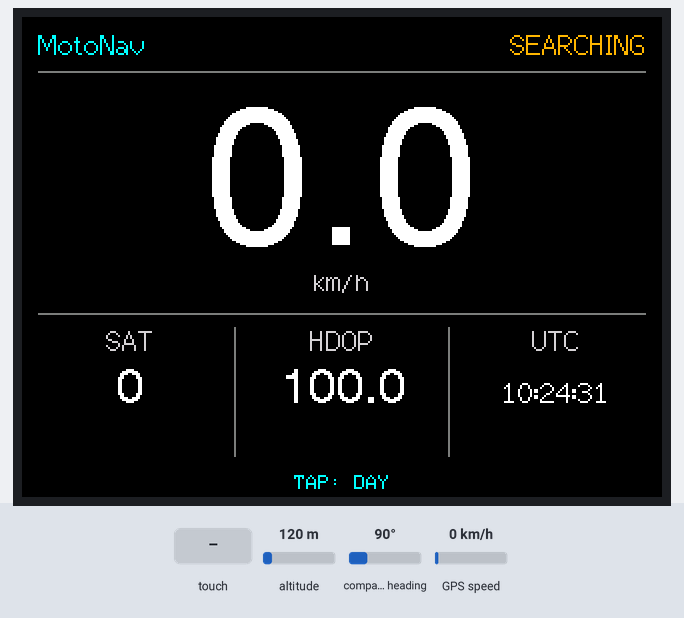
Simulated run of this sketch. Board: ESP32. Shown: 320×240 colour display. The inputs (shaded band) are chosen by the test bench; at power-on: GPS speed 0 km/h, altitude 120 m, compass heading 90°. The GPS gets a fix after 3 s at 37.7749, -122.4194 with 8 satellites; what the sketch prints to the serial monitor is not drawn.

Above: at 1.7 s.
1.8 s: GPS speed set to 2 km/h
At 5.3 s:
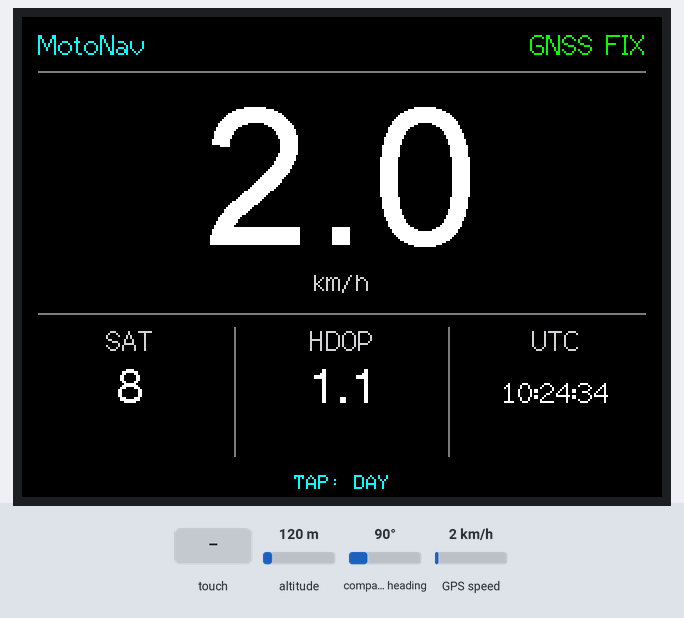
5.9 s: touch panel pressed at 13 % / 10 % of its raw x / y range
At 7.2 s:
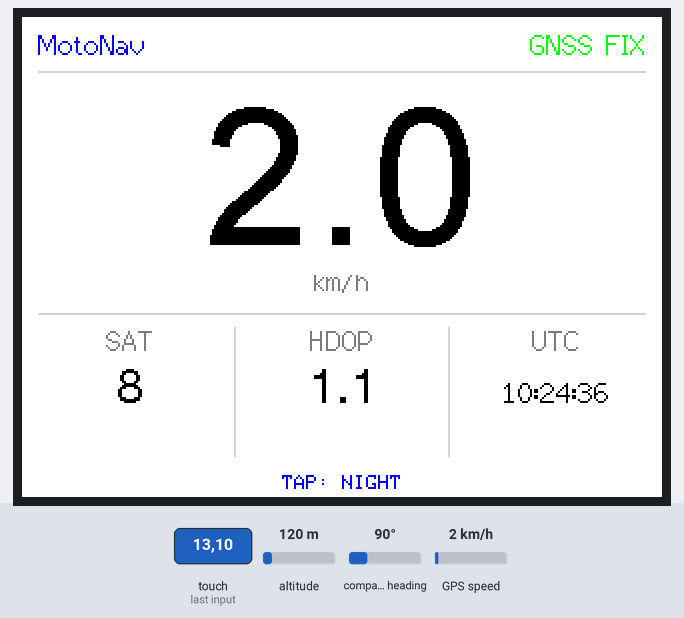
10.0 s: touch panel pressed at 38 % / 10 % of its raw x / y range
At 11.4 s:
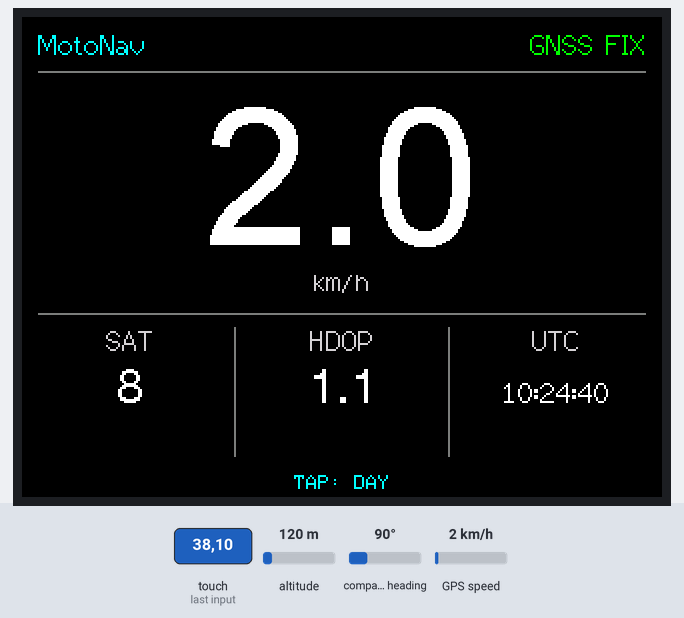
11.6 s: GPS speed set to 30 km/h
At 14.2 s:
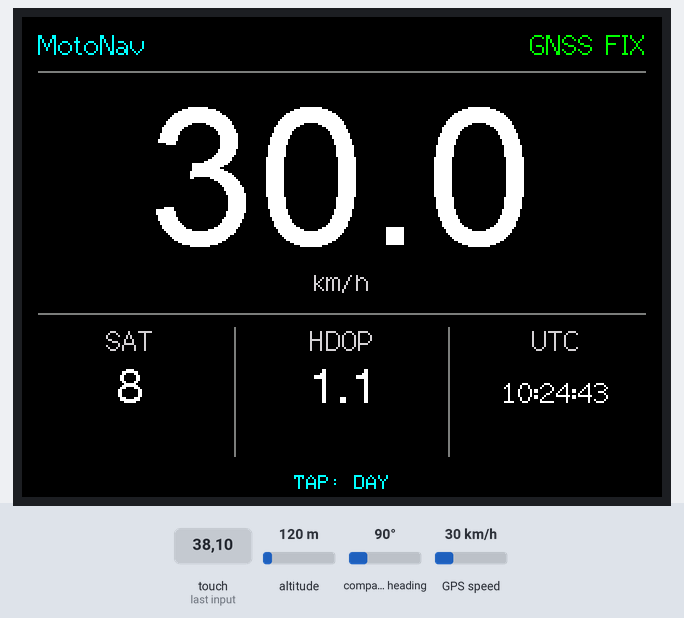
14.3 s: GPS speed set to 60 km/h
At 16.6 s:
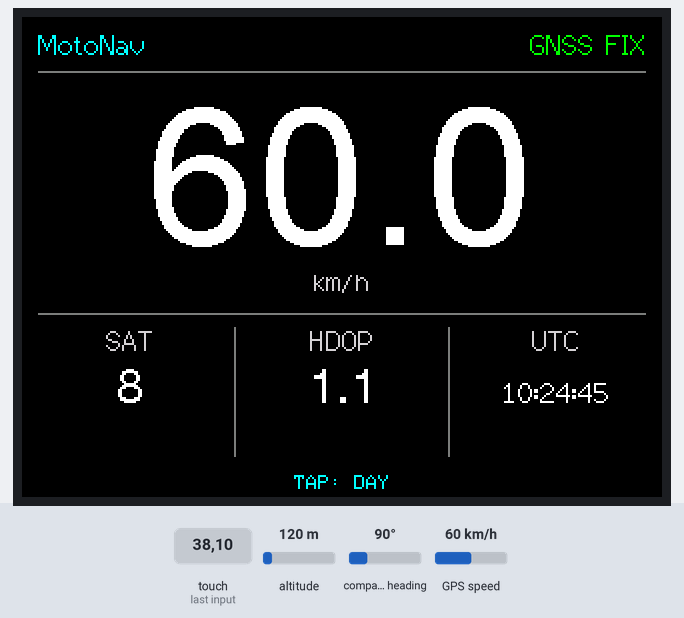
Timing chart, 0 to 17.3 s (numbered marks = the images above; inputs shaded):
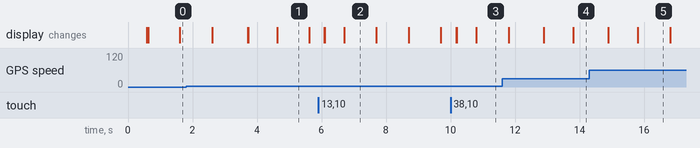

Measured:
- the behaviour switches between 0 and 1 km/h on GPS speed (found by bisection; images 0 and 1)
- after the input at 5.9 s, the display: first changes after 0.18 s (image 2 shows a later state)
- after the input at 10.0 s, the display: first changes after 0.18 s (image 3 shows a later state)

The sketch:

MotoNav_CYD_V0_2_Speedometer.ino
```cpp
#include <Arduino.h>
#include <TFT_eSPI.h>
#include <TinyGPSPlus.h>
#include <SPI.h>
#include <XPT2046_Touchscreen.h>

#include "config.h"

TFT_eSPI tft;
TFT_eSprite speedSprite(&tft);
TinyGPSPlus gps;
HardwareSerial gnssSerial(GNSS_UART_NUMBER);
SPIClass touchSpi(HSPI);
XPT2046_Touchscreen touch(TOUCH_CS_PIN, TOUCH_IRQ_PIN);

bool nightTheme = true;
uint32_t nmeaChars = 0;
uint32_t lastNmeaByteMs = 0;
uint32_t lastScreenMs = 0;
uint32_t lastTouchMs = 0;

String previousStatus;
String previousSpeed;
String previousSatellites;
String previousHdop;
String previousTime;

uint16_t backgroundColor() { return nightTheme ? TFT_BLACK : TFT_WHITE; }
uint16_t primaryColor() { return nightTheme ? TFT_WHITE : TFT_BLACK; }
uint16_t secondaryColor() { return nightTheme ? TFT_LIGHTGREY : TFT_DARKGREY; }
uint16_t accentColor() { return nightTheme ? TFT_CYAN : TFT_BLUE; }

bool nmeaActive() {
  return nmeaChars > 0 && millis() - lastNmeaByteMs < GNSS_DATA_TIMEOUT_MS;
}

bool validFix() {
  return gps.location.isValid() && gps.location.age() < GNSS_DATA_TIMEOUT_MS;
}

String gnssStatus(bool fix) {
  if (fix) return "GNSS FIX";
  return nmeaActive() ? "SEARCHING" : "NO DATA";
}

String gnssTime() {
  if (!gps.time.isValid()) return "--:--:--";
  char value[9];
  snprintf(value, sizeof(value), "%02d:%02d:%02d",
           gps.time.hour(), gps.time.minute(), gps.time.second());
  return String(value);
}

String speedText(bool fix) {
  double speed = 0.0;
  if (fix && gps.speed.isValid()) speed = gps.speed.kmph();
  if (speed < SPEED_NOISE_FLOOR_KMH) speed = 0.0;
  return speed < 100.0 ? String(speed, 1) : String(speed, 0);
}

void invalidateDynamicValues() {
  previousStatus = "";
  previousSpeed = "";
  previousSatellites = "";
  previousHdop = "";
  previousTime = "";
}

void drawStaticScreen() {
  const uint16_t bg = backgroundColor();
  const uint16_t divider = nightTheme ? TFT_DARKGREY : TFT_LIGHTGREY;

  tft.fillScreen(bg);

  tft.setTextDatum(TL_DATUM);
  tft.setTextColor(accentColor(), bg);
  tft.drawString("MotoNav", 8, 6, 2);
  tft.drawFastHLine(8, 27, 304, divider);

  // Compact unit label keeps the speed area visually dominant.
  tft.setTextDatum(MC_DATUM);
  tft.setTextColor(secondaryColor(), bg);
  tft.drawString("km/h", 160, 132, 2);

  // Compact footer: labels, values and theme hint each have their own row.
  tft.drawFastHLine(8, 148, 304, divider);
  tft.drawFastVLine(106, 155, 65, divider);
  tft.drawFastVLine(213, 155, 65, divider);

  tft.setTextDatum(TC_DATUM);
  tft.setTextColor(secondaryColor(), bg);
  tft.drawString("SAT", 54, 154, 2);
  tft.drawString("HDOP", 160, 154, 2);
  tft.drawString("UTC", 267, 154, 2);

  tft.setTextDatum(BC_DATUM);
  tft.setTextColor(accentColor(), bg);
  tft.drawString(nightTheme ? "TAP: DAY" : "TAP: NIGHT", 160, 237, 1);

  invalidateDynamicValues();
}

void drawStatus(bool fix, bool force) {
  const String status = gnssStatus(fix);
  if (!force && status == previousStatus) return;

  const uint16_t bg = backgroundColor();
  tft.fillRect(190, 4, 122, 21, bg);
  tft.setTextDatum(TR_DATUM);
  tft.setTextColor(fix ? TFT_GREEN : TFT_ORANGE, bg);
  tft.drawString(status, 312, 6, 2);
  previousStatus = status;
}

void drawSpeed(bool fix, bool force) {
  const String value = speedText(fix);
  if (!force && value == previousSpeed) return;

  speedSprite.fillSprite(backgroundColor());
  speedSprite.setTextDatum(MC_DATUM);
  speedSprite.setTextColor(primaryColor(), backgroundColor());
  speedSprite.drawString(value, 152, 49, 8);
  speedSprite.pushSprite(8, 29);
  previousSpeed = value;
}

void drawFooterValue(const String &value, String &previous,
                     int16_t centerX, int16_t y, int16_t width,
                     uint8_t font, bool force) {
  if (!force && value == previous) return;

  const uint16_t bg = backgroundColor();
  tft.fillRect(centerX - width / 2, y, width, 30, bg);
  tft.setTextDatum(TC_DATUM);
  tft.setTextColor(primaryColor(), bg);
  tft.drawString(value, centerX, y, font);
  previous = value;
}

void updateDynamicScreen(bool force = false) {
  const bool fix = validFix();
  drawStatus(fix, force);
  drawSpeed(fix, force);

  const String satellites =
      gps.satellites.isValid() ? String(gps.satellites.value()) : "--";
  const String hdop =
      gps.hdop.isValid() ? String(gps.hdop.hdop(), 1) : "--";
  const String time = gnssTime();

  drawFooterValue(satellites, previousSatellites, 54, 174, 84, 4, force);
  drawFooterValue(hdop, previousHdop, 160, 174, 84, 4, force);
  drawFooterValue(time, previousTime, 267, 180, 96, 2, force);
}

void redrawTheme() {
  drawStaticScreen();
  updateDynamicScreen(true);
}

void handleTouch() {
  if (!touch.touched() || millis() - lastTouchMs < TOUCH_DEBOUNCE_MS) return;
  touch.getPoint();
  lastTouchMs = millis();
  nightTheme = !nightTheme;
  redrawTheme();
}

void setup() {
  Serial.begin(115200);
  delay(250);
  Serial.println();
  Serial.println("MotoNav-CYD V0.2 speedometer");

  tft.init();
  tft.setRotation(1);
  tft.invertDisplay(true);

  speedSprite.setColorDepth(16);
  if (speedSprite.createSprite(304, 100) == nullptr) {
    Serial.println("ERROR: speed sprite allocation failed");
  }

  touchSpi.begin(TOUCH_CLK_PIN, TOUCH_MISO_PIN, TOUCH_MOSI_PIN, TOUCH_CS_PIN);
  touch.begin(touchSpi);
  touch.setRotation(1);

  gnssSerial.begin(GNSS_BAUD, SERIAL_8N1, GNSS_RX_PIN, GNSS_TX_PIN);
  redrawTheme();
}

void loop() {
  while (gnssSerial.available()) {
    const char c = static_cast<char>(gnssSerial.read());
    gps.encode(c);
    nmeaChars++;
    lastNmeaByteMs = millis();
  }

  handleTouch();

  if (millis() - lastScreenMs >= SCREEN_REFRESH_MS) {
    lastScreenMs = millis();
    updateDynamicScreen();
  }
}
```

config.h
```cpp
#pragma once

// Universal UART NMEA GNSS configuration.
constexpr int GNSS_UART_NUMBER = 2;
constexpr int GNSS_RX_PIN = 35;       // GNSS TX -> CYD GPIO35
constexpr int GNSS_TX_PIN = -1;       // Receive-only
constexpr uint32_t GNSS_BAUD = 9600;  // Typical: 9600, 38400, 115200

// XPT2046 touch controller pins used by the tested CYD revision.
constexpr int TOUCH_CS_PIN = 33;
constexpr int TOUCH_IRQ_PIN = 36;
constexpr int TOUCH_MOSI_PIN = 32;
constexpr int TOUCH_MISO_PIN = 39;
constexpr int TOUCH_CLK_PIN = 25;

constexpr uint32_t GNSS_DATA_TIMEOUT_MS = 3000;
constexpr uint32_t SCREEN_REFRESH_MS = 200;
constexpr uint32_t TOUCH_DEBOUNCE_MS = 500;
constexpr double SPEED_NOISE_FLOOR_KMH = 0.8;
```
